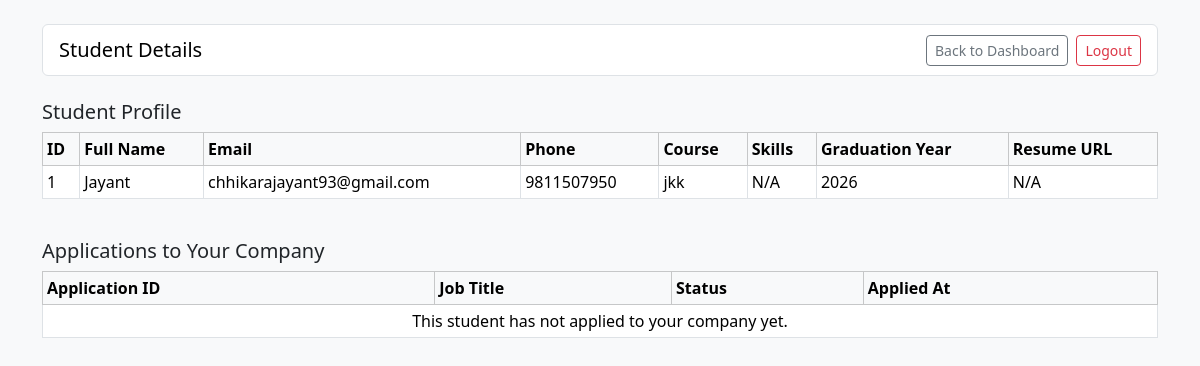
/company/student-details?student_id=1 (signed in), run on an earlier commit of the app's database.
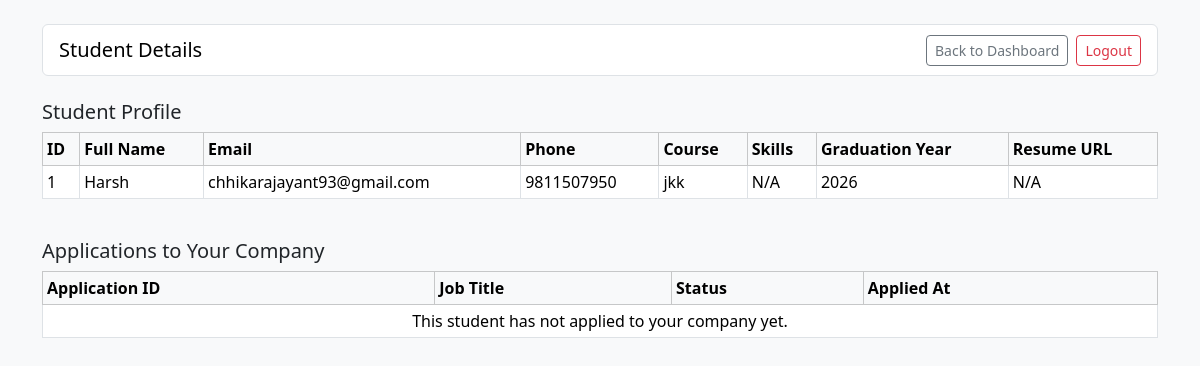
And on a later commit of the database.
### model.py (models this page shows, shortened)
class Student(db.Model):
    __tablename__ = "students"
    id = db.Column(db.Integer, primary_key=True)
    full_name = db.Column(db.String(120), nullable=False)
    email = db.Column(db.String(120), unique=True, nullable=False)
    password = db.Column(db.String(120), nullable=False)
    phone = db.Column(db.String(20), nullable=True)
    course = db.Column(db.String(100), nullable=True)
    skills = db.Column(db.String(255), nullable=True)
    graduation_year = db.Column(db.Integer, nullable=True)
    resume_url = db.Column(db.String(255), nullable=True)
    is_deactivated = db.Column(db.Boolean, nullable=False, default=False)
    applications = db.relationship(
        "Application", back_populates="student", cascade="all, delete-orphan"
    )

### app.py (the view)
@app.route('/company/student-details')
def company_student_details():
    if 'company_id' not in session:
        return redirect(url_for("access"))
    company = Company.query.get(session['company_id'])
    if not company or company.is_blacklisted:
        session.clear()
        return redirect(url_for("access"))
    student_id_raw = (request.args.get("student_id") or "").strip()
    if not student_id_raw.isdigit():
        flash("Please enter a valid student ID.", "warning")
        return redirect(url_for("company_dashboard"))
    student_id = int(student_id_raw)
    student = Student.query.get(student_id)
    if not student:
        flash("No student found with this ID.", "warning")
        return redirect(url_for("company_dashboard"))
    student_applications = Application.query.join(JobPosition).filter(
        Application.student_id == student.id,
        JobPosition.company_id == company.id
    ).order_by(Application.id.desc()).all()
    return render_template(
        'company_student_detail.html',
        company=company,
        student=student,
        student_applications=student_applications,
    )

### template/company_student_detail.html (shortened to what this page needs)
<!doctype html>
<html lang="en">
<head>
    <link href="https://cdn.jsdelivr.net/npm/bootstrap@5.3.8/dist/css/bootstrap.min.css" rel="stylesheet">
</head>
<body class="bg-light">
    <main class="container py-4">
        <nav class="navbar navbar-expand-lg bg-white border rounded px-3 mb-4">
            <span class="navbar-brand mb-0 h1">Student Details</span>
            <a href="{{ url_for('company_dashboard') }}" class="btn btn-outline-secondary btn-sm ms-auto me-2">Back to Dashboard</a>
            <a href="{{ url_for('logout') }}" class="btn btn-outline-danger btn-sm">Logout</a>
        </nav>
        <section class="mb-4">
            <h2 class="h5">Student Profile</h2>
            <div class="table-responsive">
                <table class="table table-bordered table-sm align-middle bg-white">
                    <thead class="table-light">
                        <tr>
                            <th>ID</th>
                            <th>Full Name</th>
                            <th>Email</th>
                            <th>Phone</th>
                            <th>Course</th>
                            <th>Skills</th>
                            <th>Graduation Year</th>
                            <th>Resume URL</th>
                        </tr>
                    </thead>
                    <tbody>
                        <tr>
                            <td>{{ student.id }}</td>
                            <td>{{ student.full_name }}</td>
                            <td>{{ student.email }}</td>
                            <td>{{ student.phone or 'N/A' }}</td>
                            <td>{{ student.course or 'N/A' }}</td>
                            <td>{{ student.skills or 'N/A' }}</td>
                            <td>{{ student.graduation_year or 'N/A' }}</td>
                            <td>
                                {% if student.resume_url %}
                                <a href="{{ student.resume_url }}" target="_blank">View Resume</a>
                                {% else %}
                                N/A
                                {% endif %}
                            </td>
                        </tr>
                    </tbody>
                </table>
            </div>
        </section>
        <section>
            <h2 class="h5">Applications to Your Company</h2>
            <div class="table-responsive">
                <table class="table table-bordered table-sm align-middle bg-white">
                    <thead class="table-light">
                        <tr>
                            <th>Application ID</th>
                            <th>Job Title</th>
                            <th>Status</th>
                            <th>Applied At</th>
                        </tr>
                    </thead>
                    <tbody>
                        {% for application in student_applications %}
                        <tr>
                            <td>{{ application.id }}</td>
                            <td>{{ application.job_position.title }}</td>
                            <td>{{ application.status }}</td>
                            <td>{{ application.applied_at.strftime('%Y-%m-%d %H:%M') if application.applied_at else 'N/A' }}</td>
                        </tr>
                        {% else %}
                        <tr>
                            <td colspan="4" class="text-center">This student has not applied to your company yet.</td>
                        </tr>
                        {% endfor %}
                    </tbody>
                </table>
            </div>
        </section>
    </main>
</body>
</html>

What changed in the data, as far as the page shows it:
changed Student "chhikarajayant93@gmail.com": full_name "Jayant" → "Harsh"
